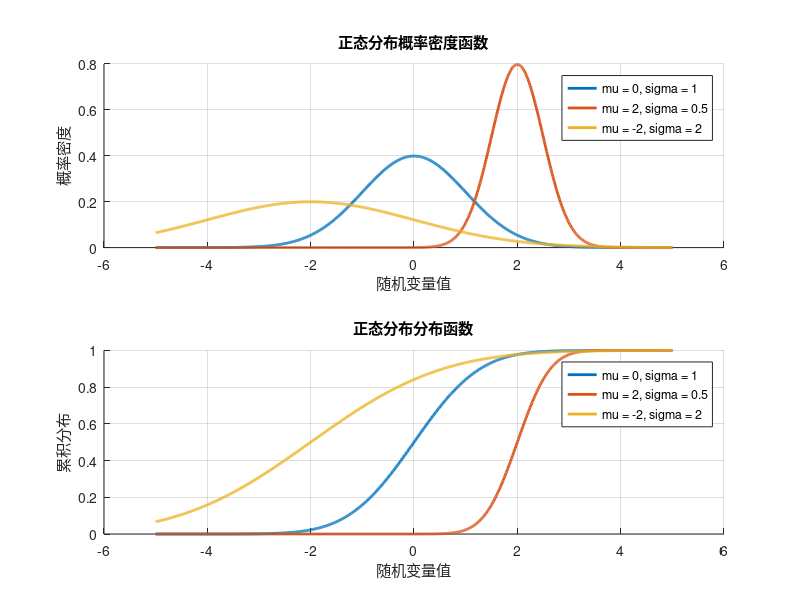
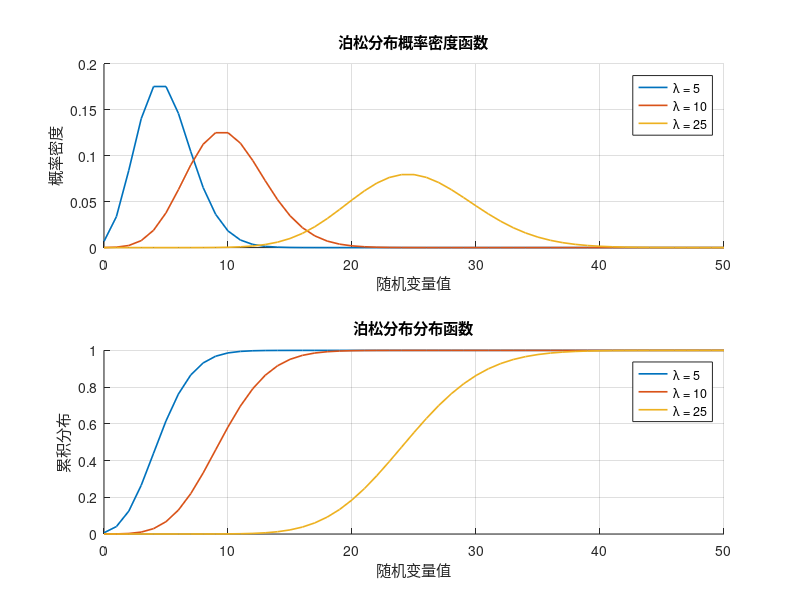
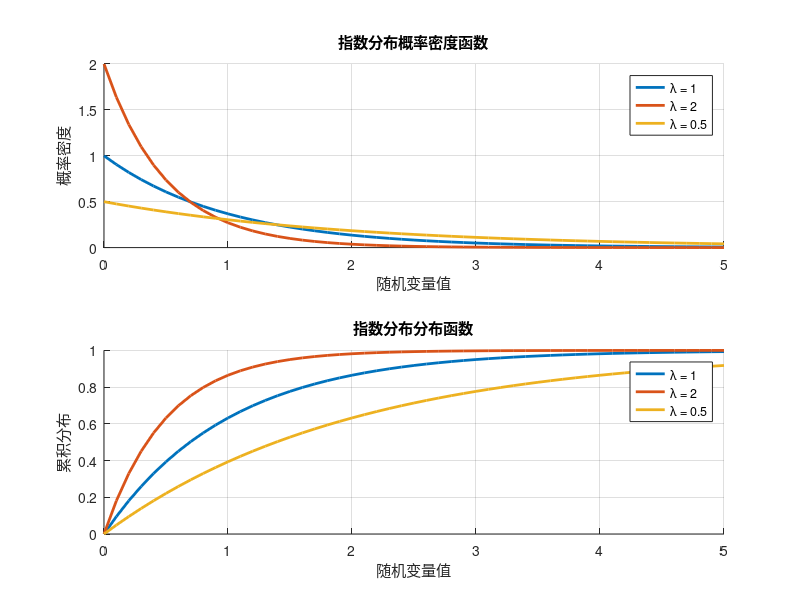
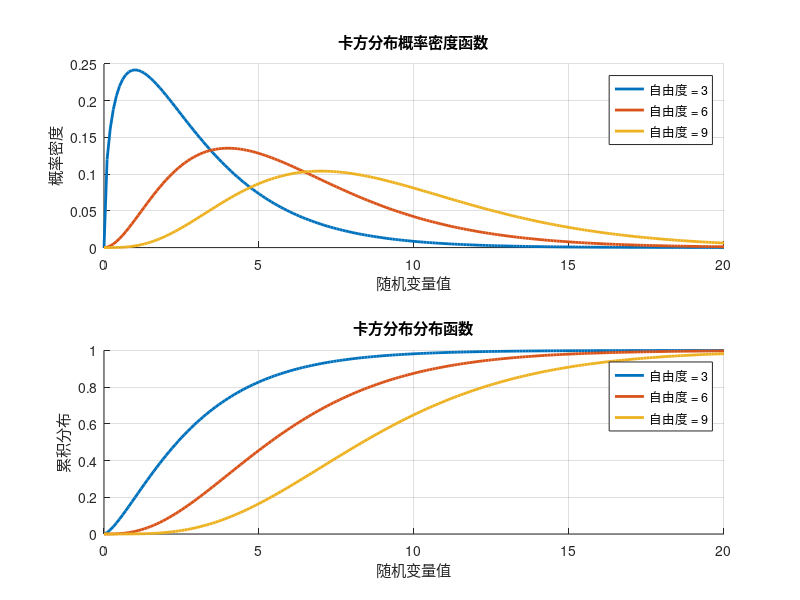

These figures' MATLAB source, in order: (Note: this script raises an error after producing the figures.)
%2、	熟悉随机变量几种常见分布的概率密度函数和分布函数曲线，改变分布参数，观察曲线变化

%1、正态分布
figure(1)
mu = [0, 2, -2]; % 均值
sigma = [1, 0.5, 2]; % 标准差
x = linspace(-5, 5, 1000); % x范围
subplot(2, 1, 1);
hold on;
for i = 1:3
    pdf = normpdf(x, mu(i), sigma(i));
    plot(x, pdf, 'LineWidth', 2, 'DisplayName', sprintf('mu = %g, sigma = %g', mu(i), sigma(i)));
end
title('正态分布概率密度函数');
xlabel('随机变量值');
ylabel('概率密度');
legend;
grid on;
hold off;
% 绘制分布函数（CDF）
subplot(2, 1, 2);
hold on;
for i = 1:3
    cdf = normcdf(x, mu(i), sigma(i));
    plot(x, cdf, 'LineWidth', 2, 'DisplayName', sprintf('mu = %g, sigma = %g', mu(i), sigma(i)));
end
title('正态分布分布函数');
xlabel('随机变量值');
ylabel('累积分布');
legend;
grid on;
hold off;


%2、泊松分布
figure(3)
% 设置参数
lambda_values = [5, 10, 25]; % 不同的λ参数
x = 0:50; % 可能的随机变量值

% 绘制概率密度函数（PDF）
subplot(2, 1, 1);
hold on;
for i = 1:3
    pdf = poisspdf(x, lambda_values(i));
    plot(x, pdf, '-','LineWidth',1.2, 'DisplayName', sprintf('λ = %g', lambda_values(i)));
end
title('泊松分布概率密度函数');
xlabel('随机变量值');
ylabel('概率密度');
legend;
grid on;
hold off;

% 绘制分布函数（CDF）
subplot(2, 1, 2);
hold on;
for i = 1:3
    cdf = poisscdf(x, lambda_values(i));
    plot(x, cdf, '-','LineWidth',1.2 ,'DisplayName', sprintf('λ = %g', lambda_values(i)));
end
title('泊松分布分布函数');
xlabel('随机变量值');
ylabel('累积分布');
legend;
grid on;
hold off;

%3、指数分布
figure(4)
% 设置参数
lambda_values = [1, 2, 0.5]; % 不同的λ参数
x = 0:0.1:5; % 可能的随机变量值

% 绘制概率密度函数（PDF）
subplot(2, 1, 1);
hold on;
for i = 1:3
    pdf = exppdf(x, 1 / lambda_values(i));
    plot(x, pdf, 'LineWidth', 2, 'DisplayName', sprintf('λ = %g', lambda_values(i)));
end
title('指数分布概率密度函数');
xlabel('随机变量值');
ylabel('概率密度');
legend;
grid on;
hold off;

% 绘制分布函数（CDF）
subplot(2, 1, 2);
hold on;
for i = 1:3
    cdf = expcdf(x, 1 / lambda_values(i));
    plot(x, cdf, 'LineWidth', 2, 'DisplayName', sprintf('λ = %g', lambda_values(i)));
end
title('指数分布分布函数');
xlabel('随机变量值');
ylabel('累积分布');
legend;
grid on;
hold off;



%4、均匀分布
figure(6)
% 设置参数
a_values = [1, 2, 3]; % 不同的下界参数
b_values = [4, 6, 8]; % 不同的上界参数
x = 0:0.1:10; % 可能的随机变量值

% 绘制概率密度函数（PDF）
subplot(2, 1, 1);
hold on;
for i = 1:3
    pdf = unifpdf(x, a_values(i), b_values(i));
    plot(x, pdf, 'LineWidth', 2, 'DisplayName', sprintf('a = %g, b = %g', a_values(i), b_values(i)));
end
title('均匀分布概率密度函数');
xlabel('随机变量值');
ylabel('概率密度');
legend;
grid on;
hold off;

% 绘制分布函数（CDF）
subplot(2, 1, 2);
hold on;
for i = 1:3
    cdf = unifcdf(x, a_values(i), b_values(i));
    plot(x, cdf, 'LineWidth', 2, 'DisplayName', sprintf('a = %g, b = %g', a_values(i), b_values(i)));
end
title('均匀分布分布函数');
xlabel('随机变量值');
ylabel('累积分布');
legend;
grid on;
hold off;


%5、伽马分布
figure(8)
% 设置参数
alpha_values = [1, 2, 3]; % 不同的形状参数
beta = 2; % 尺度参数
x = 0:0.1:20; % 可能的随机变量值

% 绘制概率密度函数（PDF）
subplot(2, 1, 1);
hold on;
for i = 1:3
    pdf = gampdf(x, alpha_values(i), beta);
    plot(x, pdf, 'LineWidth', 2, 'DisplayName', sprintf('α = %g', alpha_values(i)));
end
title('伽马分布概率密度函数');
xlabel('随机变量值');
ylabel('概率密度');
legend;
grid on;
hold off;

% 绘制分布函数（CDF）
subplot(2, 1, 2);
hold on;
for i = 1:3
    cdf = gamcdf(x, alpha_values(i), beta);
    plot(x, cdf, 'LineWidth', 2, 'DisplayName', sprintf('α = %g', alpha_values(i)));
end
title('伽马分布分布函数');
xlabel('随机变量值');
ylabel('累积分布');
legend;
grid on;
hold off;


%卡方分布
figure(5)
% 设置参数
degrees_of_freedom = [3, 6, 9]; % 不同的自由度参数
x = 0:0.1:20; % 可能的随机变量值

% 绘制概率密度函数（PDF）
subplot(2, 1, 1);
hold on;
for i = 1:3
    pdf = chi2pdf(x, degrees_of_freedom(i));
    plot(x, pdf, 'LineWidth', 2, 'DisplayName', sprintf('自由度 = %g', degrees_of_freedom(i)));
end
title('卡方分布概率密度函数');
xlabel('随机变量值');
ylabel('概率密度');
legend;
grid on;
hold off;

% 绘制分布函数（CDF）
subplot(2, 1, 2);
hold on;
for i = 1:3
    cdf = chi2cdf(x, degrees_of_freedom(i));
    plot(x, cdf, 'LineWidth', 2, 'DisplayName', sprintf('自由度 = %g', degrees_of_freedom(i)));
end
title('卡方分布分布函数');
xlabel('随机变量值');
ylabel('累积分布');
legend;
grid on;
hold off;

%t分布
figure(10)
% 设置参数
nu_values = [1, 10, 5]; % 不同的自由度参数
mu = 0; % 均值
sigma = 1; % 标准差
x = -5:0.01:5; % 可能的随机变量值

% 初始化 PDF 和 CDF 数组
pdf_values = zeros(length(nu_values), length(x));
cdf_values = zeros(length(nu_values), length(x));

% 计算概率密度函数（PDF）和分布函数（CDF）
for i = 1:length(nu_values)
    nu = nu_values(i);
    
    pdf = @(x) (gamma((nu + 1) / 2) / (sqrt(pi * nu) * gamma(nu / 2))) * (1 + (x - mu).^2 / nu).^(-(nu + 1) / 2);
    cdf = @(x) integral(pdf, -inf, x);
    
    pdf_values(i, :) = arrayfun(pdf, x);
    cdf_values(i, :) = arrayfun(cdf, x);
end
subplot(2, 1, 1);
hold on;
for i = 1:length(nu_values)
    plot(x, pdf_values(i, :), 'LineWidth', 2, 'DisplayName', sprintf('ν = %g', nu_values(i)));
end
title(' t分布概率密度函数');
xlabel('随机变量值');
ylabel('概率密度');
legend;
grid on;
hold off;

% 绘制分布函数（CDF）
subplot(2, 1, 2);
hold on;
for i = 1:length(nu_values)
    plot(x, cdf_values(i, :), 'LineWidth', 2, 'DisplayName', sprintf('ν = %g', nu_values(i)));
end
title('t分布分布函数');
xlabel('随机变量值');
ylabel('累积分布');
legend;
grid on;
hold off;

%F分布
figure(11)
x=-0.2:1/100:2;
y0=fpdf(x,1,4);
y1=fpdf(x,1,1);
y2=fpdf(x,4,4);
y3=fpdf(x,4,1);

ax=subplot(2,1,1);
hold on;box on;
plot(x,y0);plot(x,y1);plot(x,y2);plot(x,y3);
title('F分布 概率密度曲线','FontWeight','bold');xlabel('x','FontWeight','bold');ylabel('p(x)','FontWeight','bold');
lgd=legend('n1=1,n2=4','n1=1,n2=1','n1=4,n2=4','n1=4,n2=1');
set(gca,'ylim',[-0.4,4]);
ax.XAxisLocation='origin';
ax.YAxisLocation='origin';

% 分布函数曲线 fcdf(x,n1,n2)
x=-1:1/100:10;
y0=fcdf(x,1,4);
y1=fcdf(x,1,1);
y2=fcdf(x,4,4);
y3=fcdf(x,4,1);

ax=subplot(2,1,2);
hold on;box on;
plot(x,y0);plot(x,y1);plot(x,y2);plot(x,y3);
title('F分布 分布函数曲线','FontWeight','bold');xlabel('x','FontWeight','bold');ylabel('P(x)','FontWeight','bold');
lgd=legend('n1=1,n2=4','n1=1,n2=1','n1=4,n2=4','n1=4,n2=1');
set(gca,'ylim',[-0.1,1.2]);
ax.XAxisLocation='origin';
ax.YAxisLocation='origin';


%伯努利分布
figure(2)
n=1;p0=0.2;p1=0.5;p2=0.8;
k=-3:4;
y0=binopdf(k,1,p0);
y1=binopdf(k,1,p1);
y2=binopdf(k,1,p2);

ax=subplot(3,2,1);
hold on;box on;
stem(k,y0,'b','filled','MarkerSize',10,'MarkerFaceColor','#0088ff','MarkerEdgeColor','g','LineWidth',2);
title('0-1分布 概率密度','FontWeight','bold');xlabel('k','FontWeight','bold');ylabel('p(k)','FontWeight','bold');
lgd=legend('p=0.3');
set(gca,'ylim',[-0.2,0.8]);
ax.XAxisLocation='origin';
ax.YAxisLocation='origin';

ax=subplot(3,2,3);
hold on;box on;
stem(k,y1,'b','filled','MarkerSize',10,'MarkerFaceColor','#0088ff','MarkerEdgeColor','g','LineWidth',2);
title('0-1分布 概率密度','FontWeight','bold');xlabel('k','FontWeight','bold');ylabel('p(k)','FontWeight','bold');
lgd=legend('p=0.5');
set(gca,'ylim',[-0.2,0.8]);
ax.XAxisLocation='origin';
ax.YAxisLocation='origin';

ax=subplot(3,2,5);
hold on;box on;
stem(k,y2,'b','filled','MarkerSize',10,'MarkerFaceColor','#0088ff','MarkerEdgeColor','g','LineWidth',2);
title('0-1分布 概率密度','FontWeight','bold');xlabel('k','FontWeight','bold');ylabel('p(k)','FontWeight','bold');
lgd=legend('p=0.7');
set(gca,'ylim',[-0.2,0.8]);
ax.XAxisLocation='origin';
ax.YAxisLocation='origin'; 

% 分布函数曲线 binocdf(k,1,p)
y0=binocdf(k,1,p0);
y1=binocdf(k,1,p1);
y2=binocdf(k,1,p2);

ax=subplot(3,2,2);
box on;
stairs(k,y0,'r','LineWidth',1.2);
title('0-1分布 分布函数','FontWeight','bold');xlabel('k','FontWeight','bold');ylabel('P(k)','FontWeight','bold');
lgd=legend('p=0.3');
set(gca,'ylim',[-0.1,1.2]);
ax.XAxisLocation='origin';
ax.YAxisLocation='origin';

ax=subplot(3,2,4);
box on;
stairs(k,y1,'r','LineWidth',1.2);
title('0-1分布 分布函数','FontWeight','bold');xlabel('k','FontWeight','bold');ylabel('P(k)','FontWeight','bold');
lgd=legend('p=0.5');
set(gca,'ylim',[-0.1,1.2]);
ax.XAxisLocation='origin';
ax.YAxisLocation='origin';

ax=subplot(3,2,6);
box on;
stairs(k,y2,'r','LineWidth',1.2);
title('0-1分布 分布函数','FontWeight','bold');xlabel('k','FontWeight','bold');ylabel('P(k)','FontWeight','bold');
lgd=legend('p=0.7');
set(gca,'ylim',[-0.1,1.2]);
ax.XAxisLocation='origin';
ax.YAxisLocation='origin';


%二项分布
figure(7)
% 设置参数
n_values = [10, 20, 30]; % 不同的试验次数
p_values = [0.2, 0.4, 0.6]; % 不同的成功概率
x = 0:30; % 可能的随机变量值

% 绘制概率密度函数（PDF）
subplot(2, 1, 1);
hold on;
for i = 1:3
    pdf = binopdf(x, n_values(i), p_values(i));
    stem(x, pdf, 'o-', 'LineWidth', 2, 'DisplayName', sprintf('n = %g, p = %g', n_values(i), p_values(i)));
end
title('二项分布概率密度函数');
xlabel('随机变量值');
ylabel('概率密度');
legend;
grid on;
hold off;

% 绘制分布函数（CDF）
subplot(2, 1, 2);
hold on;
for i = 1:3
    cdf = binocdf(x, n_values(i), p_values(i));
    plot(x, cdf, 'o-', 'LineWidth', 2, 'DisplayName', sprintf('n = %g, p = %g', n_values(i), p_values(i)));
end
title('二项分布分布函数');
xlabel('随机变量值');
ylabel('累积分布');
legend;
grid on;
hold off;

%超几何分布
figure(9)
% 设置参数
M_values = [50, 100, 150]; % 总体大小
K_values = [20, 40, 60]; % 总体中成功的数量
n_values = [10, 20, 30]; % 从总体中抽取的样本大小
x = 0:20; % 可能的随机变量值
subplot(2, 1, 1);
hold on;
for i = 1:3
    pmf = hygepdf(x, M_values(i), K_values(i), n_values(i));
    stem(x, pmf, 'o-', 'LineWidth', 2, 'DisplayName', sprintf('M = %g, K = %g, n = %g', M_values(i), K_values(i), n_values(i)));
end
title('超几何分布概率密度函数');
xlabel('随机变量值');
ylabel('概率密度');
legend;
grid on;
hold off;
% 绘制分布函数（CDF）
subplot(2, 1, 2);
hold on;
for i = 1:3
    cdf = hygecdf(x, M_values(i), K_values(i), n_values(i));
    plot(x, cdf, 'o-', 'LineWidth', 2, 'DisplayName', sprintf('M = %g, K = %g, n = %g', M_values(i), K_values(i), n_values(i)));
end
title('超几何分布分布函数');
xlabel('随机变量值');
ylabel('累积分布');
legend;
grid on;
hold off;
